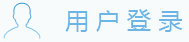
#> input picture login.png, 189 x 42 px
$ python screenshot.py
#> lines starting #> are read from the running program, lines starting #| are printed output that depends on the picture; after the words box and inside, x2 and y2 are one past the last pixel; in counts of white or black regions, pixels touching at a corner belong together
import cv2
import pytesseract

# 配置Tesseract OCR的路径
#pytesseract.pytesseract.tesseract_cmd = r'/usr/bin/tesseract'

# 读取图片
img = cv2.imread('login.png')
#> img is the input picture: shape (42, 189, 3); mean B, G, R 249.7, 243.3, 232

if img is None:
    print("Error: Image not found or unable to read the image.")
else:
    # 将图片转换为灰度图像
    gray = cv2.cvtColor(img, cv2.COLOR_BGR2GRAY)
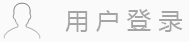
#> gray: shape (42, 189); min 130, max 252, mean 240.7

    # 对灰度图像进行二值化处理
    thresh = cv2.threshold(gray, 0, 255, cv2.THRESH_BINARY_INV + cv2.THRESH_OTSU)[1]
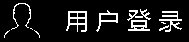
#> thresh: shape (42, 189); 10.8% white in thin lines or dots, all inside (x1, y1, x2, y2) = (4, 3, 182, 38)

    # 使用Tesseract OCR进行文字检测
#> (the run stopped early here; a loop or call above may not have finished)

$ run again, with 2.png copied over login.png
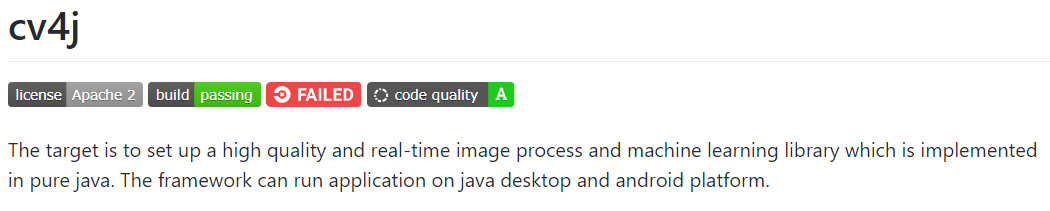
#> input picture 2.png, 1050 x 211 px
#> img is the input picture: shape (211, 1050, 3); mean B, G, R 240.8, 242.2, 242.3
#> `gray = cv2.cvtColor(img, cv2.COLOR_BGR2GRAY)`:
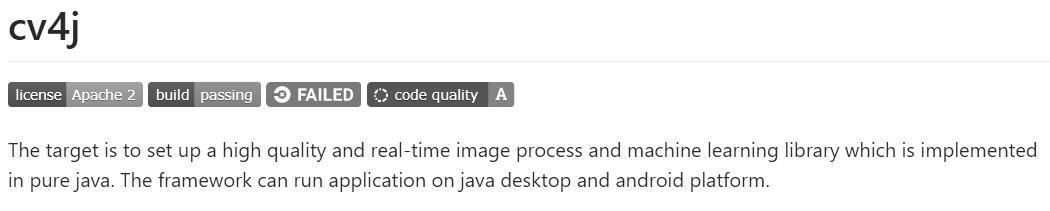
#> gray: shape (211, 1050); min 40, max 255, mean 242
#> `thresh = cv2.threshold(gray, 0, 255, cv2.THRESH_BINARY_INV + cv2.THRES..`:
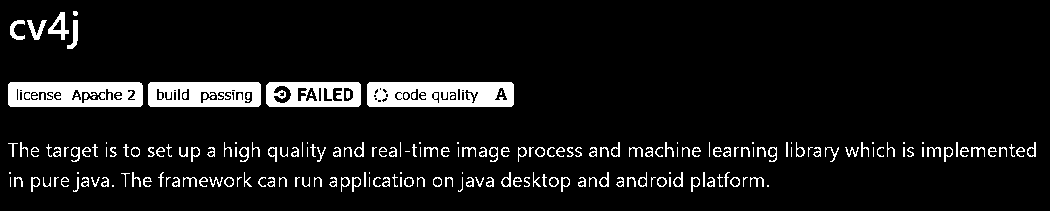
#> thresh: shape (211, 1050); 7.9% white; 209 white regions (47 under 20 px), largest, box (x1, y1, x2, y2) and area: (367, 82, 514, 107) 3190, (8, 82, 143, 107) 2887, (148, 82, 261, 107) 2375

$ run again, with example.png copied over login.png
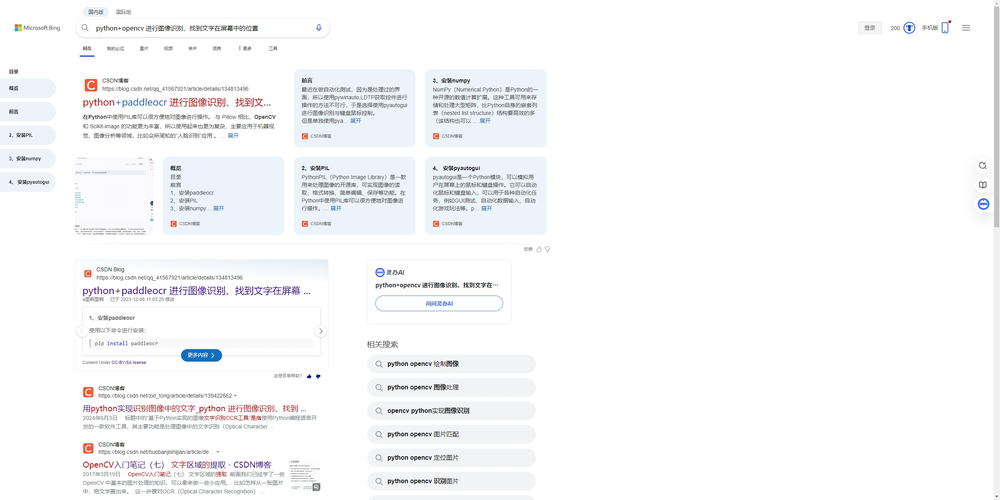
#> input picture example.png, 1000 x 500 px, shrunk from 2560 x 1279 before the run
#> img is the input picture: shape (500, 1000, 3); mean B, G, R 249.5, 248.3, 247.8
#> `thresh = cv2.threshold(gray, 0, 255, cv2.THRESH_BINARY_INV + cv2.THRES..`:
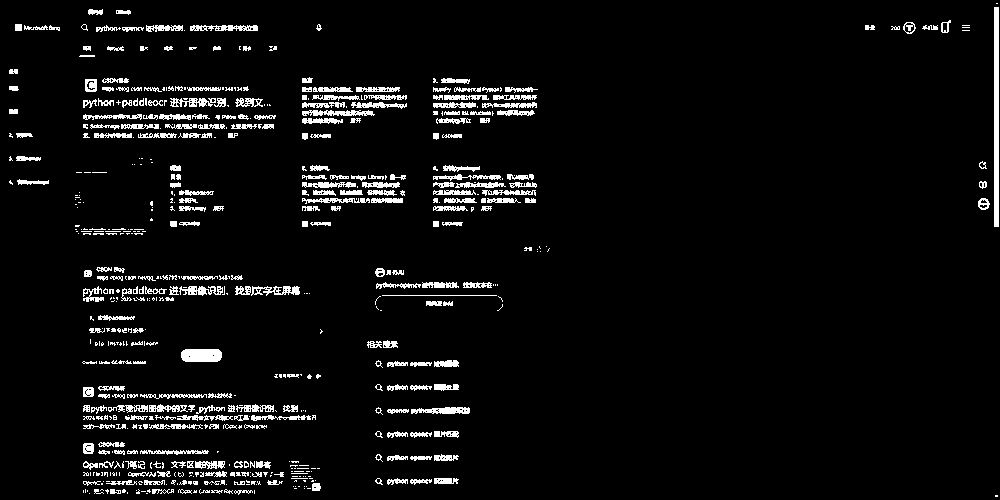
#> thresh: shape (500, 1000); 5.1% white; 585 white regions (295 under 20 px), largest, box (x1, y1, x2, y2) and area: (994, 7, 999, 227) 1100, (181, 349, 222, 362) 502, (302, 110, 375, 116) 311
